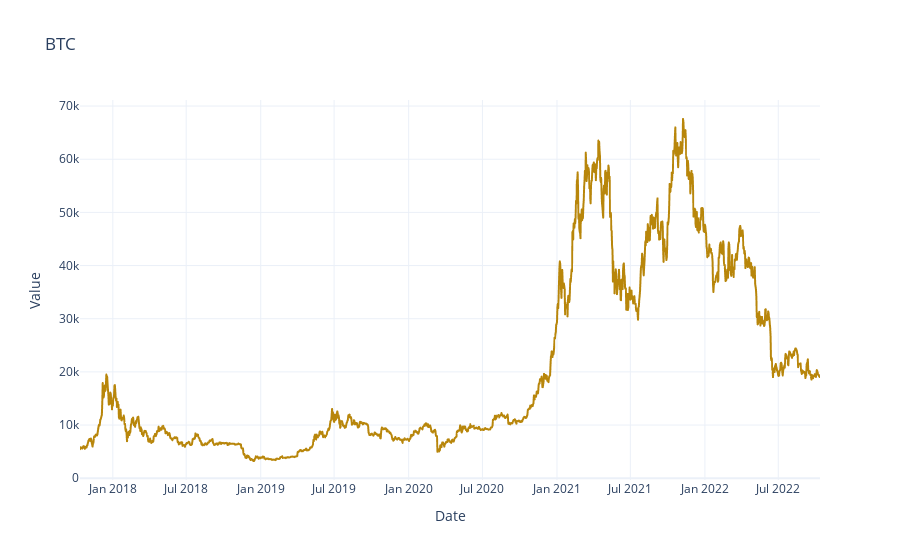

Notebook cell for this chart:
### Code cell
figBTC= px.line(BTC, y='Close', title='BTC', 
    color_discrete_sequence=['darkgoldenrod'], template= 'plotly_white',
    labels= {'Close': "Value"})
    
figBTC.show()

### Figure 1 — Plotly figure (JSON) as saved in the notebook; plotly's stock layout.template omitted (floating-point values rounded to 4 significant figures; data arrays with more than 128 entries replaced by an {"elided": "..."} marker saying what was removed)
{"data": [{"hovertemplate": "Date=%{x}<br>Value=%{y}<extra></extra>", "legendgroup": "", "line": {"color": "darkgoldenrod", "dash": "solid"}, "marker": {"symbol": "circle"}, "mode": "lines", "name": "", "showlegend": false, "type": "scattergl", "x": {"elided": "1827 str values"}, "xaxis": "x", "y": {"elided": "1827 float values"}, "yaxis": "y"}], "layout": {"legend": {"tracegroupgap": 0}, "title": {"text": "BTC"}, "xaxis": {"anchor": "y", "domain": [0, 1], "title": {"text": "Date"}}, "yaxis": {"anchor": "x", "domain": [0, 1], "title": {"text": "Value"}}}}
